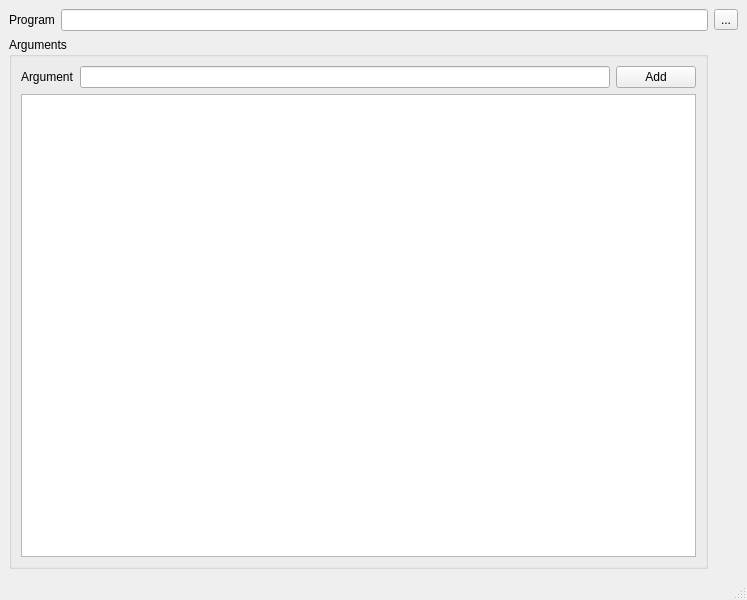
<?xml version="1.0" encoding="UTF-8"?>
<ui version="4.0">
 <class>MainWindow</class>
 <widget class="QMainWindow" name="MainWindow">
  <property name="geometry">
   <rect>
    <x>0</x>
    <y>0</y>
    <width>747</width>
    <height>600</height>
   </rect>
  </property>
  <property name="windowTitle">
   <string>MainWindow</string>
  </property>
  <widget class="QWidget" name="centralwidget">
   <layout class="QGridLayout" name="gridLayout_2">
    <item row="1" column="0">
     <widget class="QGroupBox" name="groupBox">
      <property name="title">
       <string>Arguments</string>
      </property>
      <layout class="QGridLayout" name="gridLayout">
       <item row="0" column="0">
        <layout class="QHBoxLayout" name="horizontalLayout">
         <item>
          <widget class="QLabel" name="label_3">
           <property name="text">
            <string>Argument</string>
           </property>
          </widget>
         </item>
         <item>
          <widget class="QLineEdit" name="argumentLineEdit"/>
         </item>
         <item>
          <widget class="QPushButton" name="AddButton">
           <property name="text">
            <string>Add</string>
           </property>
          </widget>
         </item>
        </layout>
       </item>
       <item row="2" column="0">
        <widget class="QListWidget" name="argsListWidget"/>
       </item>
      </layout>
     </widget>
    </item>
    <item row="0" column="0">
     <layout class="QHBoxLayout" name="horizontalLayout_2">
      <item>
       <widget class="QLabel" name="label_2">
        <property name="text">
         <string>Program</string>
        </property>
       </widget>
      </item>
      <item>
       <widget class="QLineEdit" name="programLineEdit"/>
      </item>
     </layout>
    </item>
    <item row="0" column="1">
     <widget class="QToolButton" name="explorerToolButton">
      <property name="text">
       <string>...</string>
      </property>
     </widget>
    </item>
   </layout>
  </widget>
  <widget class="QMenuBar" name="menubar">
   <property name="geometry">
    <rect>
     <x>0</x>
     <y>0</y>
     <width>747</width>
     <height>21</height>
    </rect>
   </property>
  </widget>
  <widget class="QStatusBar" name="statusbar"/>
 </widget>
 <resources/>
 <connections/>
</ui>
